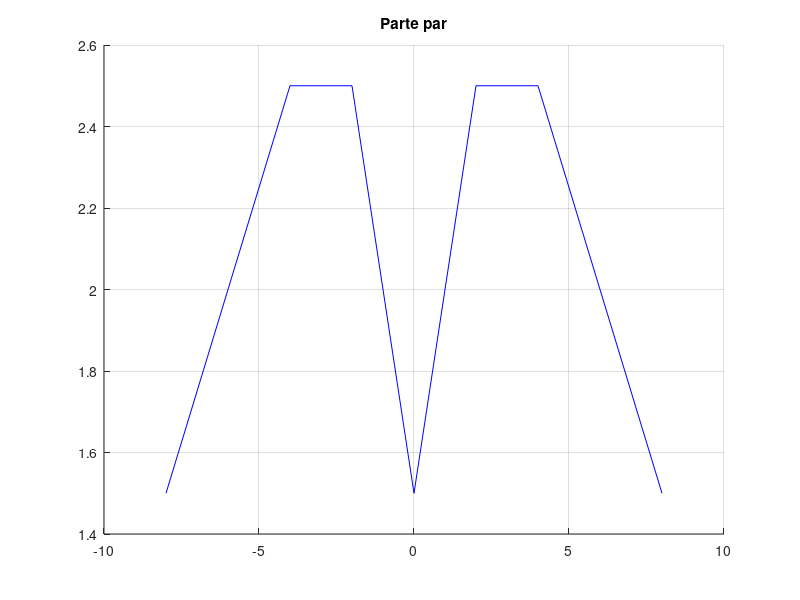
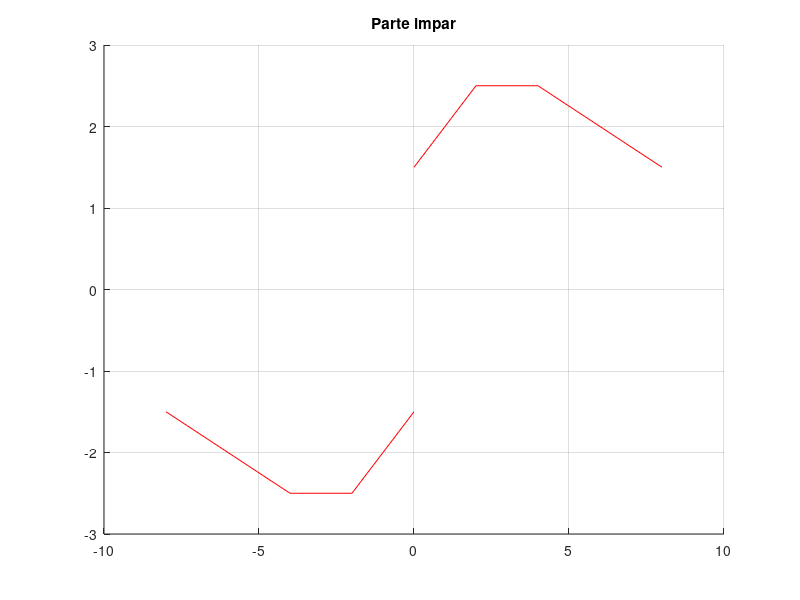
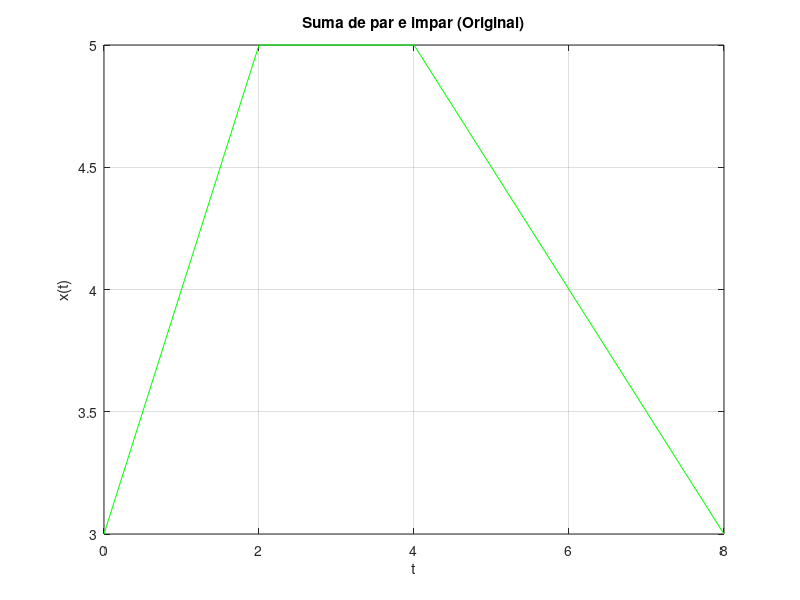

MATLAB code to generate these figures, in order:
%Programa para obtener parte par e impar de la función
t=[0 2 4 8];
x=[3 5 5 3];
m=0.5;
grafica=x*m;
%Parte par
figure(1)
hold on
plot(t,grafica,'b');
plot(-t,grafica, 'b');
title('Parte par');
grid on
%Parte impar
figure(2)
hold on
plot(-t,-grafica, 'r');
plot(t,grafica,'r');
title('Parte impar')
grid on
%Suma de parte par e impar
figure(3)
plot(t, grafica + grafica, 'g');
xlabel('t');
ylabel('x(t)');
title('Suma de par e impar (Original)')
grid on
